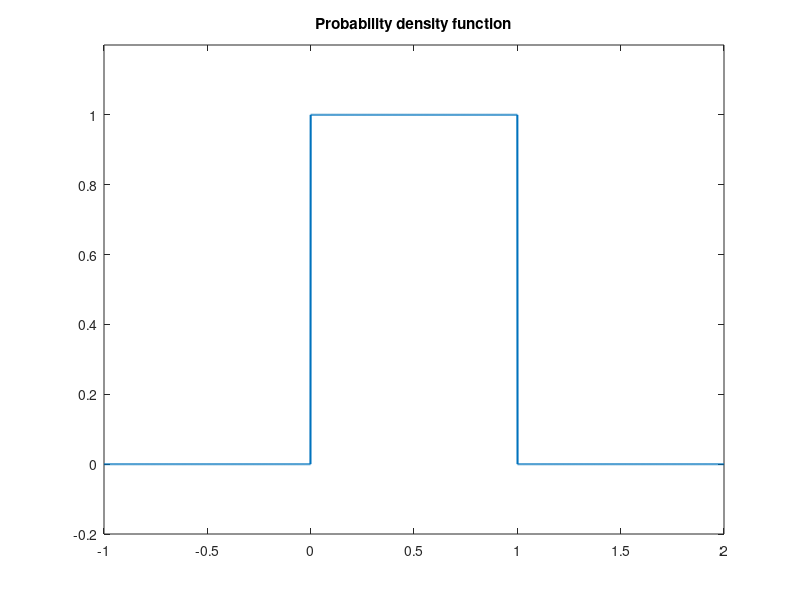
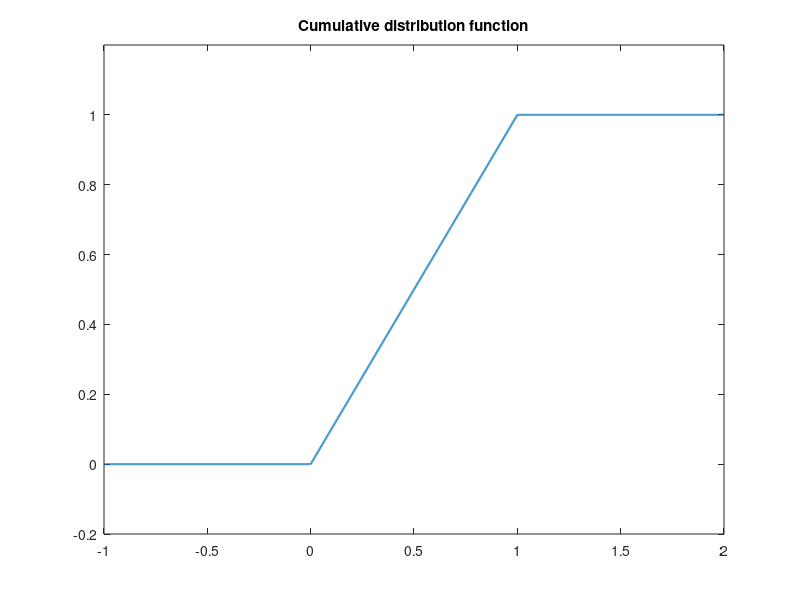

Here is the MATLAB script that generated these plots, in order:
%% UNIFORM DISTRIBUTION U(a,b)
% figures with the pdf and cdf of a generic unifor distribution
%
%   written by Luca Fenzi - November 18, 2015
%   Contact: fenzi.luca@gmail.com

% Definition of the interval of the uniform distribution 
a=0;
b=1;

% Support
support=-1:0.001:2;

%% Probability density function
p=@(x) 1/(b-a)*(x>=a & x<=b);  % exact pdf

set(0,'defaultlinelinewidth',1.5);
plot(support,p(support))
axis([-1 2 -0.2 1.2])
title('Probability density function')
ax.XTickLabel={' ', ' ',  'a', ' ', 'b', ' ', ' '};
ax.YTickLabel={' ','min = 0', ' ', ' ', ' ', ' ','max = 1/(b-a)'};
ax.XTickLabelRotation = 45;
ax.YTickLabelRotation = 45;

%% Cumulative distribution function
F=@(x) (x-a)./(b-a).*(x>=a & x<=b)+1*(x>b);  % exact cdf
figure
set(0,'defaultlinelinewidth',1.5);
plot(support,F(support))
axis([-1 2 -0.2 1.2])
ax.XTickLabel=[' ', ' ',  'a', ' ', 'b', ' ', ' '];
ax.YTickLabel=[' ','min = 0', ' ', ' ', ' ', ' ','max = 1'];
ax.XTickLabelRotation=45;
ax.YTickLabelRotation=45;
title('Cumulative distribution function')
